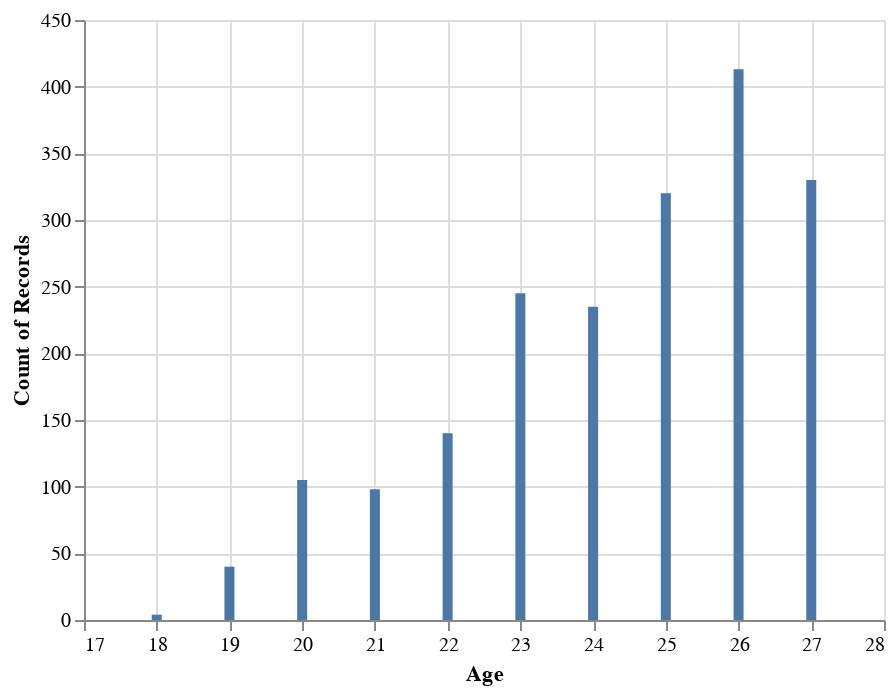

The code cell stored with this chart in its notebook:
### Code cell
# prompt: Using dataframe sort_df: bar graph for age


chart = alt.Chart(sort_df).mark_bar().encode(x='Age:Q', y='count()')
chart

### Figure 1 — Vega-Lite specification as saved in the notebook (floating-point values rounded to 4 significant figures; data arrays with more than 128 entries replaced by an {"elided": "..."} marker saying what was removed)
{"config": {"view": {"continuousWidth": 400, "continuousHeight": 300}}, "data": {"name": "data-1047dc7b2c407ec09e817f1b6dbc9f31"}, "mark": "bar", "encoding": {"x": {"field": "Age", "type": "quantitative"}, "y": {"aggregate": "count", "type": "quantitative"}}, "$schema": "https://vega.github.io/schema/vega-lite/v4.17.0.json", "datasets": {"data-1047dc7b2c407ec09e817f1b6dbc9f31": {"elided": "1930 records"}}}
